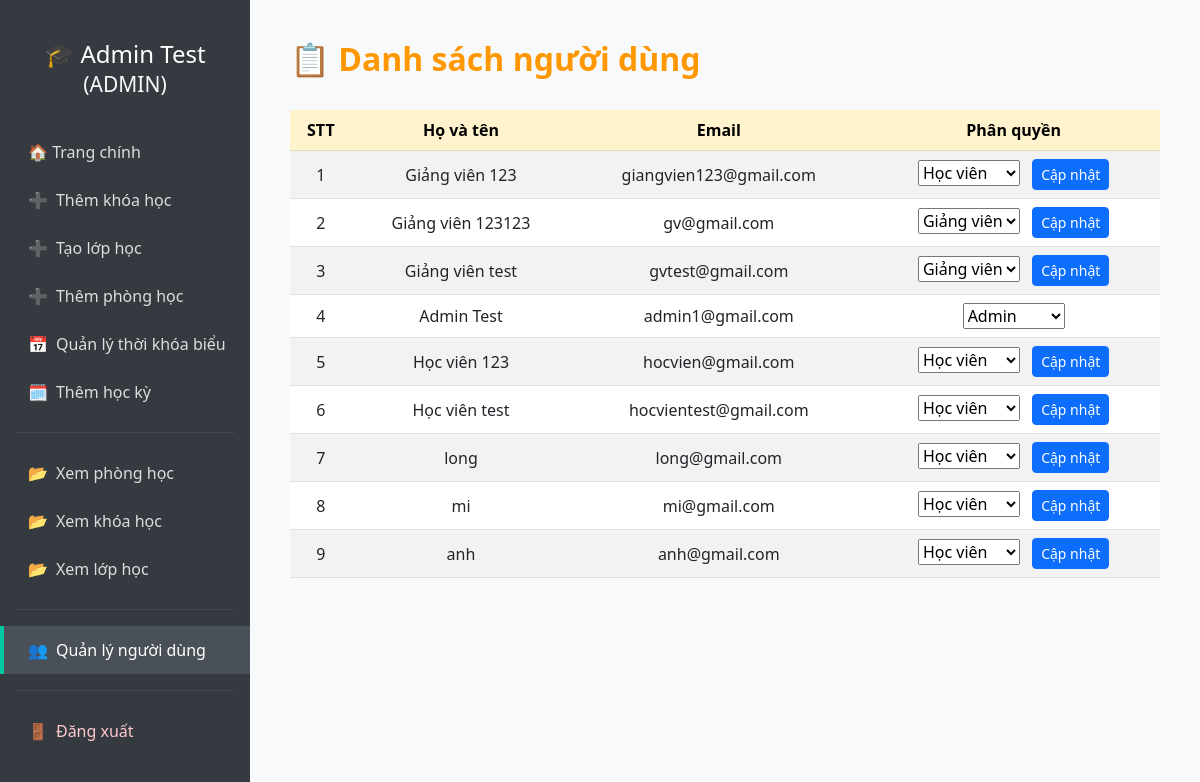
The page /view-users (signed in) on the database as committed earlier.
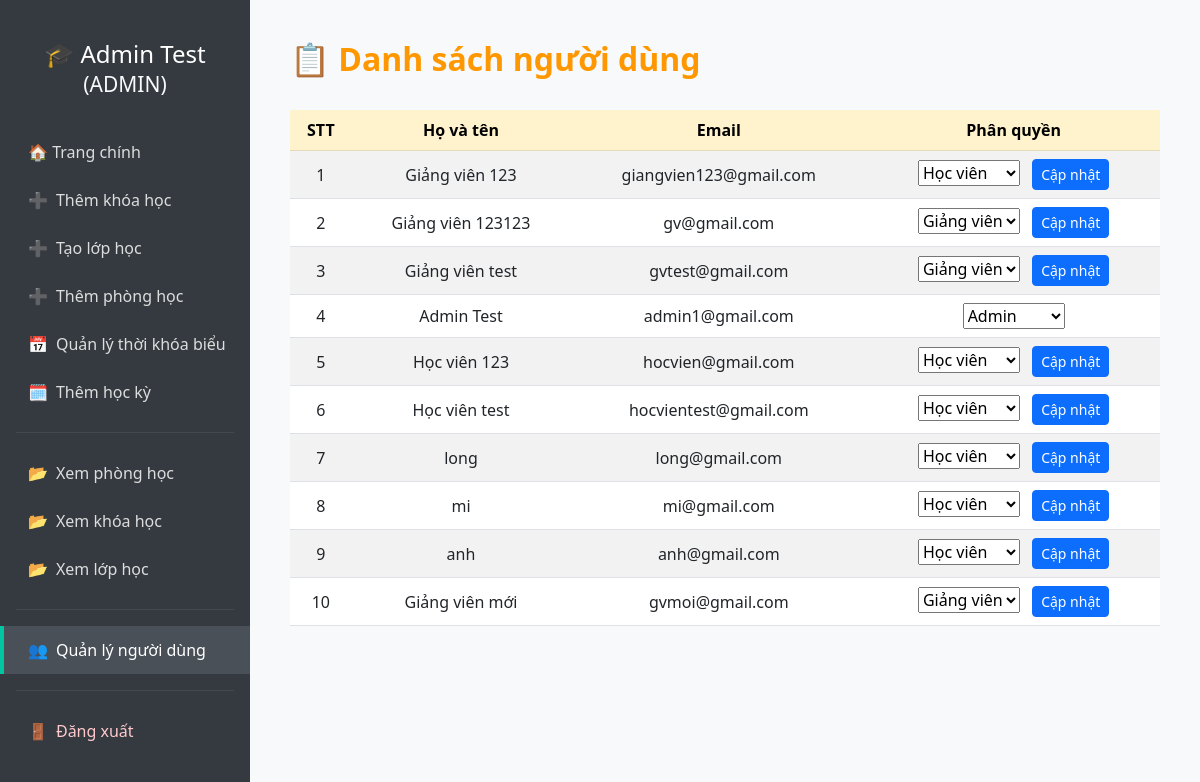
The same page on the database as committed later.
### tables this page shows
CREATE TABLE users (
            id INTEGER PRIMARY KEY AUTOINCREMENT,
            full_name TEXT NOT NULL,
            email TEXT NOT NULL UNIQUE,
            password TEXT NOT NULL,
            role TEXT NOT NULL CHECK (role IN ('student', 'teacher', 'admin')),
            dob DATE,                
            phone TEXT,             
            gender TEXT CHECK (gender IN ('male', 'female', 'other')), 
            cccd TEXT              
        );

### app.py (the view)
@app.route('/view-users')
@login_required
def view_users():
    if current_user.role != 'admin':
        return "Không có quyền truy cập", 403
    conn = sqlite3.connect('database.db')
    cursor = conn.cursor()
    users = cursor.execute("SELECT id, full_name, email, role FROM users").fetchall()
    conn.close()
    return render_template('admin/view_users.html', user=current_user, users=users)

### app.py (called while the page is built)
@login_manager.user_loader
def load_user(user_id):
    conn = sqlite3.connect('database.db')
    cursor = conn.cursor()
    cursor.execute("SELECT id, full_name, email, role FROM users WHERE id = ?", (user_id,))
    row = cursor.fetchone()
    conn.close()
    if row:
        return User(*row)
    return None

### templates/admin/view_users.html (shortened to what this page needs)
<!DOCTYPE html>
<html lang="vi">
<head>
  <link href="https://cdn.jsdelivr.net/npm/bootstrap@5.3.0/dist/css/bootstrap.min.css" rel="stylesheet">
</head>
<body>
<div class="sidebar">
    {%if user.role == 'admin' %}
      <h4>🎓 {{ user.full_name }}<br><small class="text-light">(ADMIN)</small></h4>
    {% elif user.role == 'teacher' %}
      <h4>👨‍🏫 {{ user.full_name }}<br><small class="text-light">(GIẢNG VIÊN)</small></h4>
    {% else %}
      <h4>👩‍🎓 {{ user.full_name }}<br><small class="text-light">(Sinh viên)</small></h4>
    {% endif %}
  <a href="/dashboard">🏠 Trang chính</a>
  <a href="{{ url_for('add_course') }}"><span class="icon">➕</span>Thêm khóa học</a>
  <a href="{{ url_for('add_class') }}"><span class="icon">➕</span>Tạo lớp học</a>
  <a href="{{ url_for('add_room') }}"><span class="icon">➕</span>Thêm phòng học</a>
  <a href="{{ url_for('add_schedule') }}"><span class="icon">📅</span>Quản lý thời khóa biểu</a>
  <a href="{{ url_for('add_semester') }}"><span class="icon">🗓️</span>Thêm học kỳ</a>
  <hr class="text-secondary mx-3">
  <a href="{{ url_for('view_rooms') }}"><span class="icon">📂</span>Xem phòng học</a>
  <a href="{{ url_for('view_courses') }}"><span class="icon">📂</span>Xem khóa học</a>
  <a href="{{ url_for('view_classes') }}" ><span class="icon">📂</span>Xem lớp học</a>
  <hr class="text-secondary mx-3">
  <a href="{{ url_for('view_users') }}" class="active"><span class="icon">👥</span>Quản lý người dùng</a>
  <hr class="text-secondary mx-3">
  <a href="{{ url_for('logout') }}" class="logout-link"><span class="icon">🚪</span>Đăng xuất</a>
</div>
<div class="main-content">
  <h2>📋 Danh sách người dùng</h2>
  <div class="table-responsive">
    <table class="table table-striped table-hover align-middle">
      <thead class="table-warning text-center">
        <tr>
          <th scope="col">STT</th>
          <th scope="col">Họ và tên</th>
          <th scope="col">Email</th>
          <th scope="col">Phân quyền</th>
        </tr>
      </thead>
      <tbody class="text-center">
        {% for c in users %}
        <tr>
          <td>{{ c[0] }}</td>
          <td>{{ c[1] }}</td>
          <td>{{ c[2] }}</td>
          <td>
            <form action="{{ url_for('update_role', id=c[0]) }}" method="POST">
                <select name="role" id="role" {% if c[3] =='admin'%} disable {% endif %}>
                    <option value="student" {% if c[3] == 'student' %}selected{% endif %}>Học viên</option>
                    <option value="teacher" {% if c[3] == 'teacher' %}selected{% endif %}>Giảng viên</option>
                    <option value="admin" {% if c[3] == 'admin' %}selected{% endif %} {% if c[3] == 'admin' %}disabled{% endif %}>Admin</option>
                </select>
                {% if c[3] != 'admin' %}
                <button type="submit" class="btn btn-primary btn-sm ms-2">Cập nhật</button>
                {% endif %}
            </form>
          </td>
        </tr>
        {% endfor %}
      </tbody>
    </table>
  </div>
</div>
</body>
</html>

Rows that differ between the two databases and show on the page:
added users: id "10", full_name "Giảng viên mới", email "gvmoi@gmail.com", role "Giảng viên", shows "Cập nhật"
